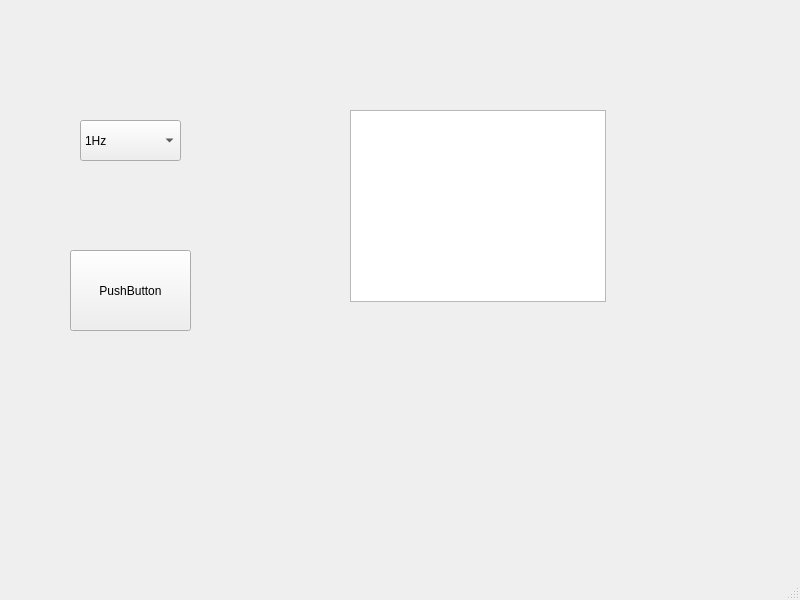
<?xml version="1.0" encoding="UTF-8"?>
<ui version="4.0">
 <class>MainWindow</class>
 <widget class="QMainWindow" name="MainWindow">
  <property name="geometry">
   <rect>
    <x>0</x>
    <y>0</y>
    <width>800</width>
    <height>600</height>
   </rect>
  </property>
  <property name="windowTitle">
   <string>MainWindow</string>
  </property>
  <widget class="QWidget" name="centralwidget">
   <widget class="QComboBox" name="comboBox">
    <property name="geometry">
     <rect>
      <x>80</x>
      <y>120</y>
      <width>101</width>
      <height>41</height>
     </rect>
    </property>
    <property name="editable">
     <bool>false</bool>
    </property>
    <item>
     <property name="text">
      <string>1Hz</string>
     </property>
    </item>
    <item>
     <property name="text">
      <string>5Hz</string>
     </property>
    </item>
   </widget>
   <widget class="QPushButton" name="pushButton">
    <property name="geometry">
     <rect>
      <x>70</x>
      <y>250</y>
      <width>121</width>
      <height>81</height>
     </rect>
    </property>
    <property name="text">
     <string>PushButton</string>
    </property>
   </widget>
   <widget class="QTextBrowser" name="textBrowser">
    <property name="geometry">
     <rect>
      <x>350</x>
      <y>110</y>
      <width>256</width>
      <height>192</height>
     </rect>
    </property>
    <property name="readOnly">
     <bool>true</bool>
    </property>
   </widget>
  </widget>
  <widget class="QMenuBar" name="menubar">
   <property name="geometry">
    <rect>
     <x>0</x>
     <y>0</y>
     <width>800</width>
     <height>22</height>
    </rect>
   </property>
  </widget>
  <widget class="QStatusBar" name="statusbar"/>
 </widget>
 <resources/>
 <connections/>
</ui>
